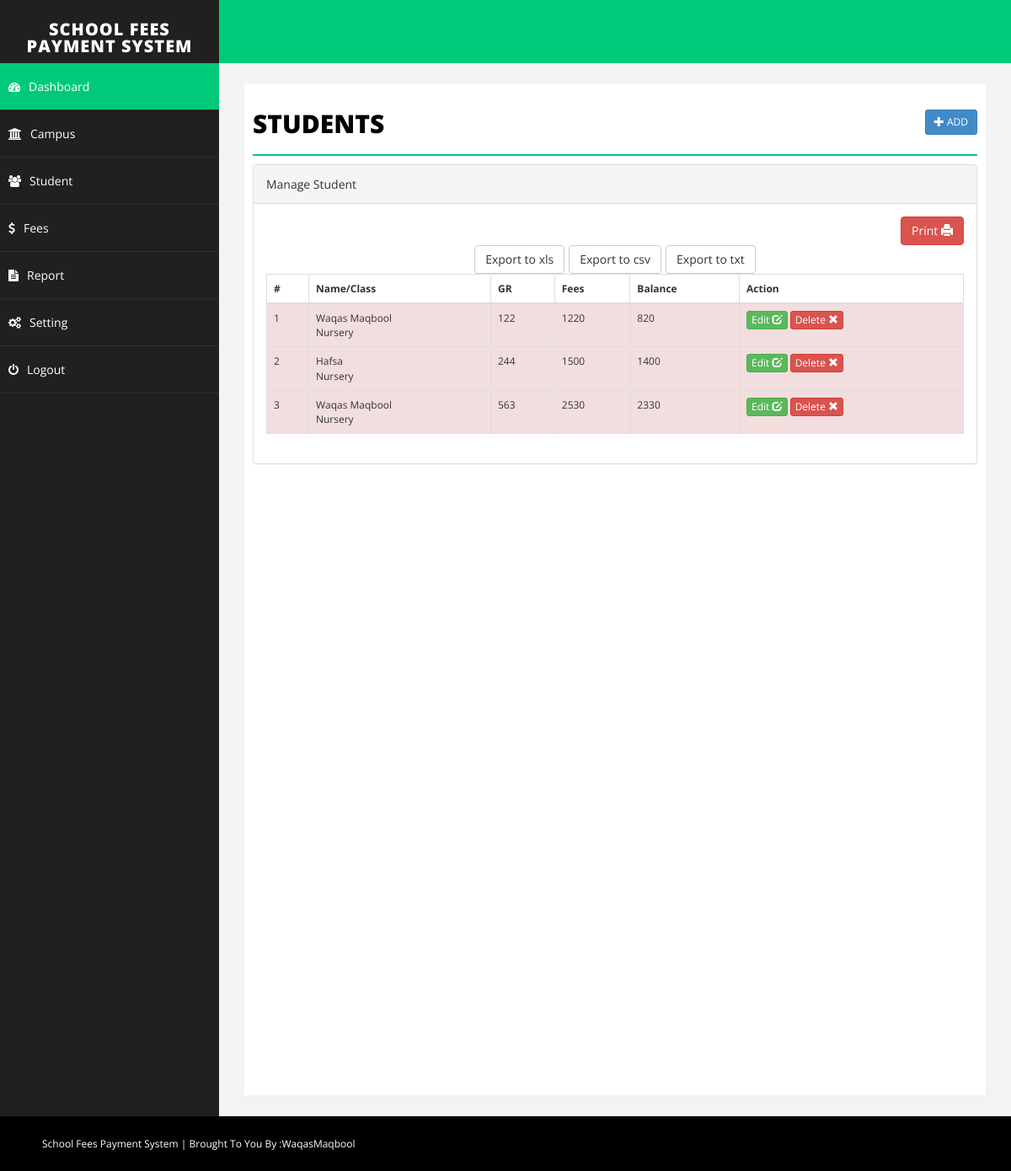
Page /student.php (signed in) on the earlier database version.
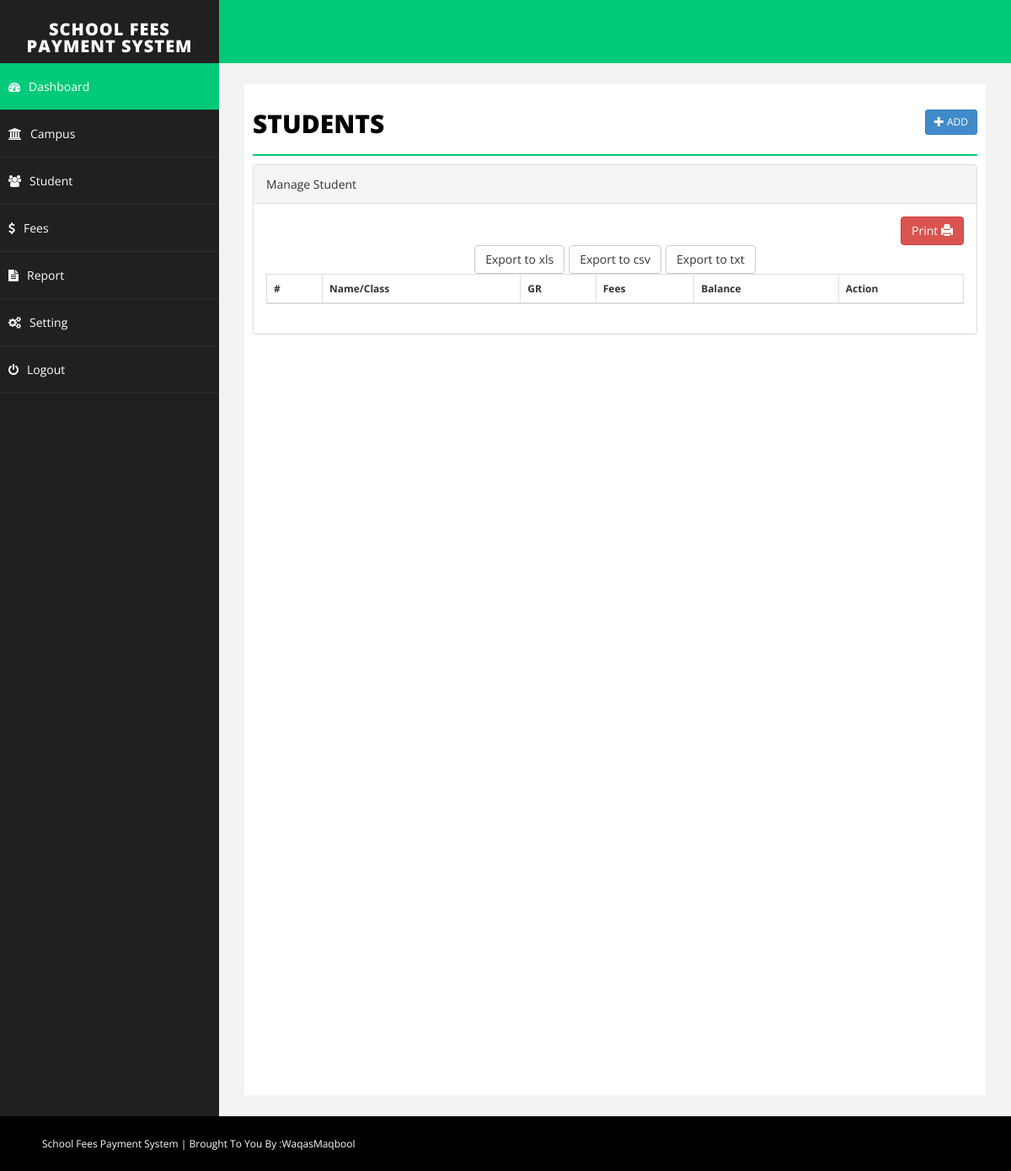
Same page on the later database version.
### tables this page shows
CREATE TABLE `student` (
  `id` int(255) NOT NULL AUTO_INCREMENT,
  `emailid` varchar(255) NOT NULL,
  `sname` varchar(255) NOT NULL,
  `joindate` int(11) NOT NULL,
  `about` text NOT NULL,
  `contact` varchar(255) NOT NULL,
  `fees` int(255) NOT NULL,
  `branch` varchar(255) NOT NULL,
  `balance` int(255) NOT NULL,
  `delete_status` enum('0','1') NOT NULL DEFAULT '0',
  PRIMARY KEY (`id`)
);

### student.php (the view, shortened to what this page needs)
<?php
include("php/dbconnect.php");
$id="";
$emailid='';
$sname='';
$joindate = '';
$remark='';
$balance = 0;
$fees='';
$about = '';
$branch='';
$action = "add";
?>
<!DOCTYPE html>
<html xmlns="http://www.w3.org/1999/xhtml">
<head>
    <link href="css/bootstrap.css" rel="stylesheet" />
    <link href="css/font-awesome.css" rel="stylesheet" />
    <link href="css/basic.css" rel="stylesheet" />
    <link href="css/custom.css" rel="stylesheet" />
	<link href="css/ui.css" rel="stylesheet" />
	<link href="css/datepicker.css" rel="stylesheet" />
</head>
<?php
include("php/header.php");
?>
        <div id="page-wrapper">
            <div id="page-inner">
                <div class="row">
                    <div class="col-md-12">
                        <h1 class="page-head-line">Students
						<?php
						echo (isset($_GET['action']) && @$_GET['action']=="add" || @$_GET['action']=="edit")?
						' <a href="student.php" class="btn btn-primary btn-sm pull-right">Back <i class="glyphicon glyphicon-arrow-right"></i></a>':'<a href="student.php?action=add" class="btn btn-primary btn-sm pull-right"><i class="glyphicon glyphicon-plus"></i> Add </a>';
						?>
						</h1>
                    </div>
                </div>
        <?php
		 if(isset($_GET['action']) && @$_GET['action']=="add" || @$_GET['action']=="edit")
		 {
		?>
			<script type="text/javascript" src="js/validation/jquery.validate.min.js"></script>
                <div class="row">
                    <div class="col-sm-10 col-sm-offset-1">
               <div class="panel panel-primary">
                        <div class="panel-heading">
                           <?php echo ($action=="add")? "Add Student": "Edit Student"; ?>
                        </div>
						<form action="student.php" method="post" id="signupForm1" class="form-horizontal">
                        <div class="panel-body">
						<fieldset class="scheduler-border" >
						 <legend  class="scheduler-border">Personal Information:</legend>
						<div class="form-group">
								<label class="col-sm-2 control-label" for="Old">Name* </label>
								<div class="col-sm-10">
									<input type="text" class="form-control" id="sname" name="sname" value="<?php echo $sname;?>"  />
								</div>
							</div>
						<div class="form-group">
								<label class="col-sm-2 control-label" for="Old">Class* </label>
								<div class="col-sm-10">
								<select  class="form-control" id="contact" name="contact" >
									<option value="Nursery" >Nursery</option>
									<option value="KG" >KG</option>
									<option value="ONE" >ONE</option>
									<option value="TWO" >TWO</option>
									<option value="THREE" >THREE</option>
									<option value="FOUR" >FOUR</option>
									<option value="FIVE" >FIVE</option>
									<option value="SIX" >SIX</option>
									<option value="SEVEN" >SEVEN</option>
									<option value="EIGHT" >EIGHT</option>
									<option value="NINTH" >NINTH</option>
									<option value="TENTH" >TENTH</option>
								</select>
								</div>
							</div>
						<div class="form-group">
								<label class="col-sm-2 control-label" for="Old">Campus* </label>
								<div class="col-sm-10">
									<select  class="form-control" id="branch" name="branch" >
                                    <?php
									$sql = "select * from branch where delete_status='0' order by branch.branch asc";
									$q = $conn->query($sql);
									while($r = $q->fetch_assoc())
									{
									echo '<option value="'.$r['id'].'"  '.(($branch==$r['id'])?'selected="selected"':'').'>'.$r['branch'].'</option>';
									}
									?>
									</select>
								</div>
						</div>
						<div class="form-group">
								<label class="col-sm-2 control-label" for="Old">GR* </label>
								<div class="col-sm-10">
									<input type="number" class="form-control"  name="joindate" value="<?php echo $joindate;?>"/>
								</div>
							</div>
						 </fieldset>
							<fieldset class="scheduler-border" >
						 <legend  class="scheduler-border">Fee Information:</legend>
						<div class="form-group">
								<label class="col-sm-2 control-label" for="Old">Total Fees* </label>
								<div class="col-sm-10">
									<input type="text" class="form-control" id="fees" name="fees" value="<?php echo $fees;?>" <?php echo ($action=="update")?"disabled":""; ?>  />
								</div>
						</div>
						<?php
						if($action=="add")
						{
						?>
						<div class="form-group">
								<label class="col-sm-2 control-label" for="Old">Advance Fee* </label>
								<div class="col-sm-10">
									<input type="text" class="form-control" id="advancefees" name="advancefees" readonly   />
								</div>
						</div>
						<?php
						}
						?>
						<div class="form-group">
								<label class="col-sm-2 control-label" for="Old">Balance </label>
								<div class="col-sm-10">
									<input type="text" class="form-control"  id="balance" name="balance" value="<?php echo $balance;?>" disabled />
								</div>
						</div>
							<?php
						if($action=="add")
						{
						?>
							<div class="form-group">
								<label class="col-sm-2 control-label" for="Password">Fee Remark </label>
								<div class="col-sm-10">
	                        <textarea class="form-control" id="remark" name="remark"><?php echo $remark;?></textarea >
								</div>
							</div>
						<?php
						}
						?>
							</fieldset>
							 <fieldset class="scheduler-border" >
						 <legend  class="scheduler-border">Optional Information:</legend>
							<div class="form-group">
								<label class="col-sm-2 control-label" for="Password">About Student </label>
								<div class="col-sm-10">
	                        <textarea class="form-control" id="about" name="about"><?php echo $about;?></textarea >
								</div>
							</div>
							<div class="form-group">
								<label class="col-sm-2 control-label" for="Old">Email Id </label>
								<div class="col-sm-10">
									<input type="text" class="form-control" id="emailid" name="emailid" value="<?php echo $emailid;?>"  />
								</div>
						    </div>
							</fieldset>
						<div class="form-group">
								<div class="col-sm-8 col-sm-offset-2">
								<input type="hidden" name="id" value="<?php echo $id;?>">
								<input type="hidden" name="action" value="<?php echo $action;?>">
									<button type="submit" name="save" class="btn btn-primary">Save </button>
								</div>
							</div>
                         </div>
							</form>
                        </div>
                            </div>
                </div>
		<script type="text/javascript">
		$( document ).ready( function () {
		if($("#signupForm1").length > 0)
         {
		 <?php if($action=='add')
		 {
		 ?>
			$( "#signupForm1" ).validate( {
				rules: {
					sname: "required",
					joindate: "required",
					emailid: "email",
					branch: "required",
					contact: {
						required: true,
					},
					fees: {
						required: true,
						digits: true
					},
					advancefees: {
						required: true,
						digits: true
					},
				},
			<?php
			}else
			{
			?>
			$( "#signupForm1" ).validate( {
				rules: {
					sname: "required",
					joindate: "required",
					emailid: "email",
					branch: "required",
					contact: {
						required: true,
					}
				},
			<?php
			}
			?>
				errorElement: "em",
				errorPlacement: function ( error, element ) {
					// Add the `help-block` class to the error element
					error.addClass( "help-block" );
					// Add `has-feedback` class to the parent div.form-group
					// in order to add icons to inputs
					element.parents( ".col-sm-10" ).addClass( "has-feedback" );
					if ( element.prop( "type" ) === "checkbox" ) {
						error.insertAfter( element.parent( "label" ) );
					} else {
						error.insertAfter( element );
					}
					// Add the span element, if doesn't exists, and apply the icon classes to it.
					if ( !element.next( "span" )[ 0 ] ) {
						$( "<span class='glyphicon glyphicon-remove form-control-feedback'></span>" ).insertAfter( element );
					}
				},
				success: function ( label, element ) {
					// Add the span element, if doesn't exists, and apply the icon classes to it.
					if ( !$( element ).next( "span" )[ 0 ] ) {
						$( "<span class='glyphicon glyphicon-ok form-control-feedback'></span>" ).insertAfter( $( element ) );
					}
				},
				highlight: function ( element, errorClass, validClass ) {
					$( element ).parents( ".col-sm-10" ).addClass( "has-error" ).removeClass( "has-success" );
					$( element ).next( "span" ).addClass( "glyphicon-remove" ).removeClass( "glyphicon-ok" );
				},
				unhighlight: function ( element, errorClass, validClass ) {
					$( element ).parents( ".col-sm-10" ).addClass( "has-success" ).removeClass( "has-error" );
					$( element ).next( "span" ).addClass( "glyphicon-ok" ).removeClass( "glyphicon-remove" );
				}
			} );
			}
		} );
		$("#fees").keyup( function(){
		$("#advancefees").val("");
		$("#balance").val(0);
		var fee = $.trim($(this).val());
		if( fee!='' && !isNaN(fee))
		{
		$("#advancefees").removeAttr("readonly");
		$("#balance").val(fee);
		$('#advancefees').rules("add", {
            max: parseInt(fee)
        });
		}
		else{
		$("#advancefees").attr("readonly","readonly");
		}
		});
		$("#advancefees").keyup( function(){
		var advancefees = parseInt($.trim($(this).val()));
		var totalfee = parseInt($("#fees").val());
		if( advancefees!='' && !isNaN(advancefees) && advancefees<=totalfee)
		{
		var balance = totalfee-advancefees;
		$("#balance").val(balance);
		}
		else{
		$("#balance").val(totalfee);
		}
		});
	</script>
		<?php
		}else{
		?>
		 <link href="css/datatable/datatable.css" rel="stylesheet" />
		<div class="panel panel-default">
                        <div class="panel-heading">
                            Manage Student
                        </div>
                        <div class="panel-body">
                            <div class="table-sorting table-responsive">
                                <table class="table table-striped table-bordered table-hover" id="tSortable22">
                                    <thead>
                                        <tr>
                                            <th>#</th>
                                            <th>Name/Class</th>
                                            <th>GR</th>
                                            <th>
                                             Fees</th>
											<th>Balance</th>
											<th>Action</th>
                                        </tr>
                                    </thead>
                                    <tbody>
									<?php
									$sql = "select * from student where delete_status='0'";
									$q = $conn->query($sql);
									$i=1;
									while($r = $q->fetch_assoc())
									{
									echo '<tr '.(($r['balance']>0)?'class="danger"':'').'>
                                            <td>'.$i.'</td>
                                            <td>'.$r['sname'].'<br/>'.$r['contact'].'</td>
                                            <td>'.$r['joindate'].'</td>
                                            <td>'.$r['fees'].'</td>
											<td>'.$r['balance'].'</td>
											<td>
											<a href="student.php?action=edit&id='.$r['id'].'" class="btn btn-success  btn-xs">Edit <span class="glyphicon glyphicon-edit"></span></a>
											<a onclick="return confirm(\'Are you sure you want to delete this record\');" href="student.php?action=delete&id='.$r['id'].'" class="btn btn-danger btn-xs">Delete <span class="glyphicon glyphicon-remove"></span></a> </td>
                                        </tr>';
										$i++;
									}
									?>
                                    </tbody>
                                    <button class="btn btn-danger  pull-right" onclick="window.print()">Print  <span class="glyphicon glyphicon-print"></span></button>
                                </table>
                            </div>
                        </div>
                    </div>
		<?php
		}
		?>
            </div>
        </div>
    </div>
    <div id="footer-sec">
	School Fees Payment System | Brought To You By :WaqasMaqbool
    </div>
</body>
</html>

### php/header.php (shortened to what this page needs)
<body>
    <div id="wrapper">
        <nav class="navbar navbar-default navbar-cls-top " role="navigation" style="margin-bottom: 0">
            <div class="navbar-header">
                <a class="navbar-brand" href="index.php">School Fees Payment System</a>
            </div>
        </nav>
        <nav class="navbar-default navbar-side" role="navigation">
            <div class="sidebar-collapse">
                <ul class="nav" id="main-menu">
                    <li>
                        <a class="active-menu" href="index.php"><i class="fa fa-dashboard "></i>Dashboard</a>
                    </li>
					 <li>
                        <a href="branch.php"><i class="fa fa-university "></i>Campus</a>
                    </li>
					 <li>
                        <a href="student.php"><i class="fa fa-users "></i>Student</a>
                    </li>
					<li>
                        <a href="fees.php"><i class="fa fa-usd "></i>Fees</a>
                    </li>
					 <li>
                        <a href="report.php"><i class="fa fa-file-text "></i>Report </a>
                    </li>
					<li>
                        <a href="setting.php"><i class="fa fa-cogs "></i>Setting</a>
                    </li>
					 <li>
                        <a href="logout.php"><i class="fa fa-power-off "></i>Logout</a>
                    </li>
                </ul>
            </div>
        </nav>

### css/basic.css (style rules this page uses)
body { font-family: 'Open Sans', sans-serif; line-height:25px; }
#wrapper { width: 100%; background: #202020; }
#page-wrapper { padding: 15px 15px; min-height: 600px; background: #F3F3F3; }
#page-inner { width: 100%; margin: 10px 20px 10px 0px; background-color: #fff!important; padding: 10px; min-height: 1200px; }
.page-head-line { font-size: 30px; text-transform: uppercase; color: #000; font-weight: 800; padding-bottom: 20px; border-bottom: 2px solid #00CA79; margin-bottom: 10px; }
.navbar-cls-top .navbar-brand { color: #fff; background: #202020; width: 260px; text-align: center; height: 75px; font-size: 20px; letter-spacing: 1px; font-weight: 900; padding-top: 25px; text-transform:uppercase; }
.active-menu { background-color: #00CA79!important; }
.sidebar-collapse, .sidebar-collapse .nav { background: none; }
.sidebar-collapse .nav { padding: 0; }
.sidebar-collapse .nav > li > a { color: #fff; background: #202020; text-shadow: none; padding: 15px 40px; border-bottom: 1px solid #2F2E31; }
.sidebar-collapse > .nav > li > a { padding: 15px 10px; }
.navbar-side { border: none; background-color: #202020; }
.navbar-cls-top { background: #00CA79; border-bottom: none; }
.navbar-default { border: 0px solid black; }
.navbar-header { background: #000000; }
.nav > li > a > i { margin-right: 10px; }
#footer-sec { background-color:#000; padding:20px 50px; color:#fff; font-size:12px; }
@media (min-width:768px) { #page-wrapper { margin: 0 0 0 260px; padding: 15px 30px; min-height: 1200px; } }
@media (min-width:768px) { .navbar-side { z-index: 1; position: absolute; width: 260px; } }
@media (min-width:768px) { .navbar { border-radius: 0px; } }

### css/datatable/datatable.css (style rules this page uses)
.table-sorting { padding: 0px; position: relative; font-size: 12px; background-color: #FFF; }
.table-sorting .table { border-top: 1px solid #DDD; border-bottom: 1px solid #DDD; }

Differences in the rows shown:
removed student: sname "Waqas Maqbool", contact "Nursery", joindate "122", fees "1220", balance "820"
removed student: sname "Hafsa", contact "Nursery", joindate "244", fees "1500", balance "1400"
removed student: sname "Waqas Maqbool", contact "Nursery", joindate "563", fees "2530", balance "2330"
